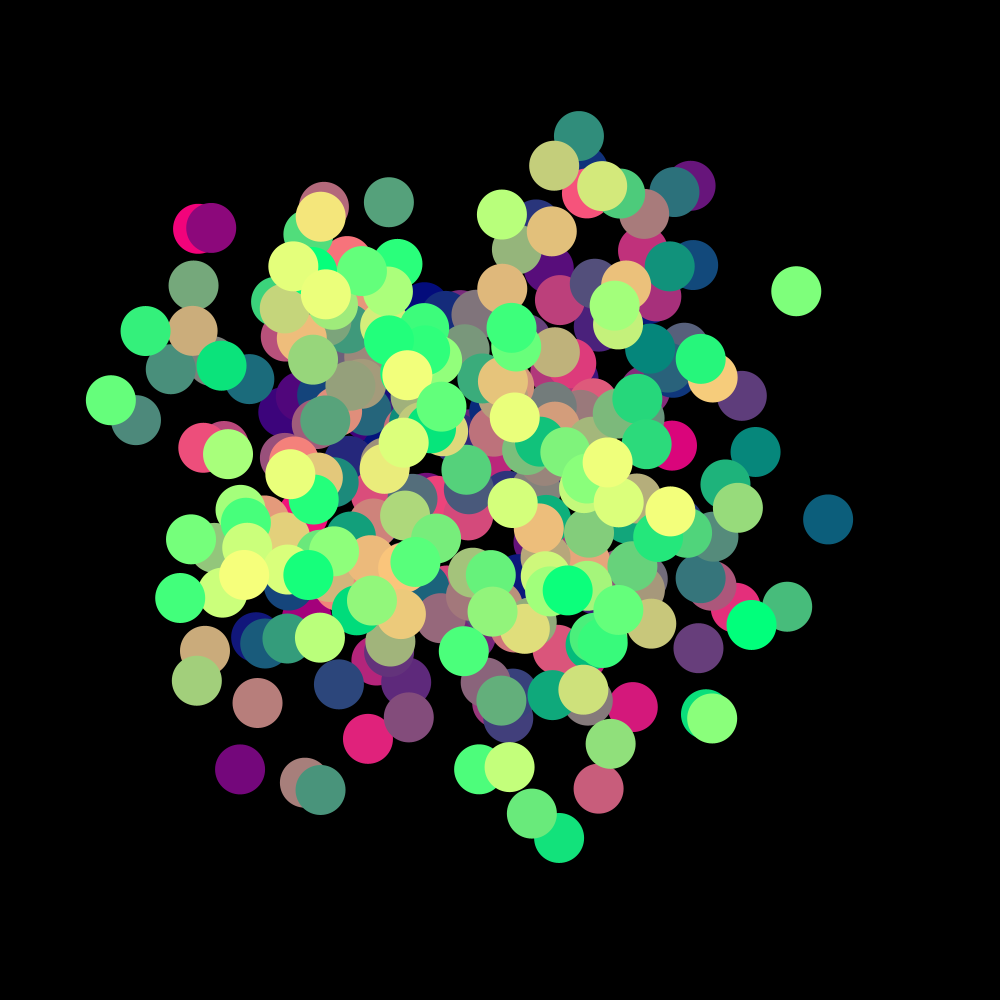
Frame 1 (no input)
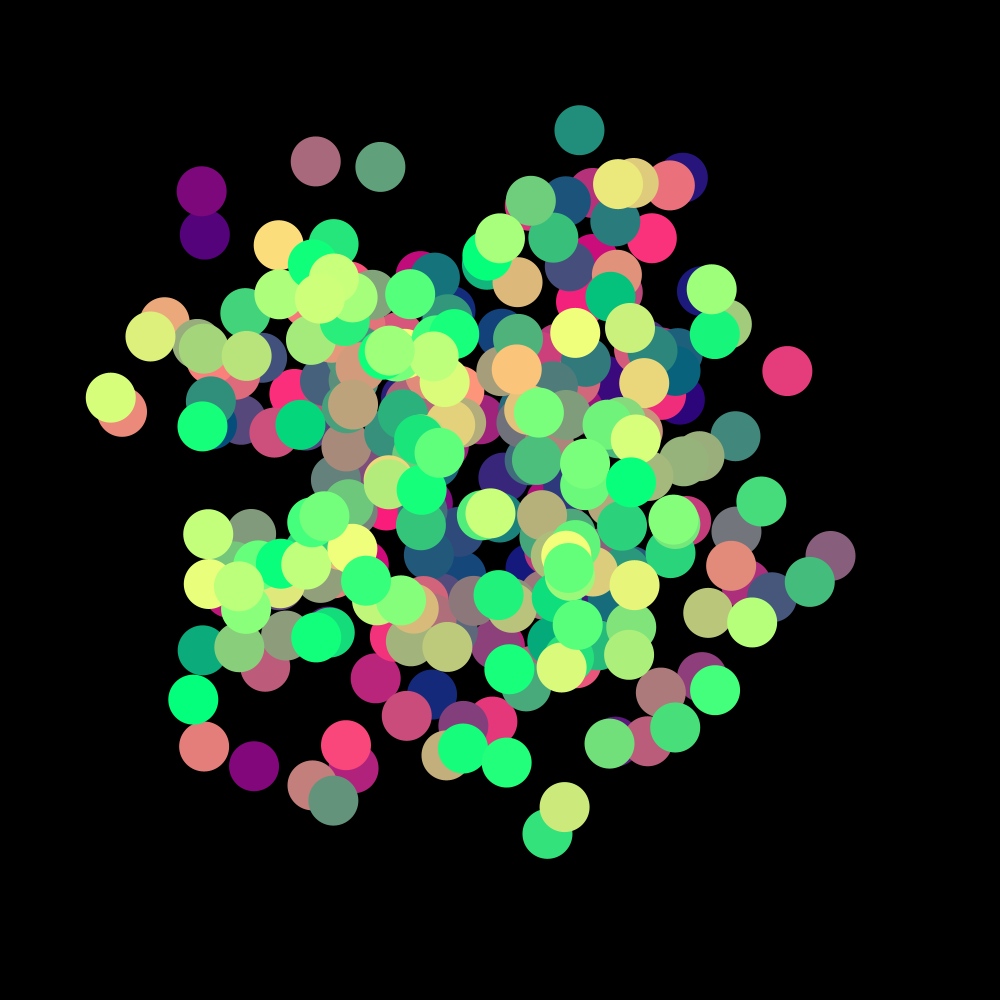
Frame 60 (the mouse pressed at the canvas centre just before this capture)
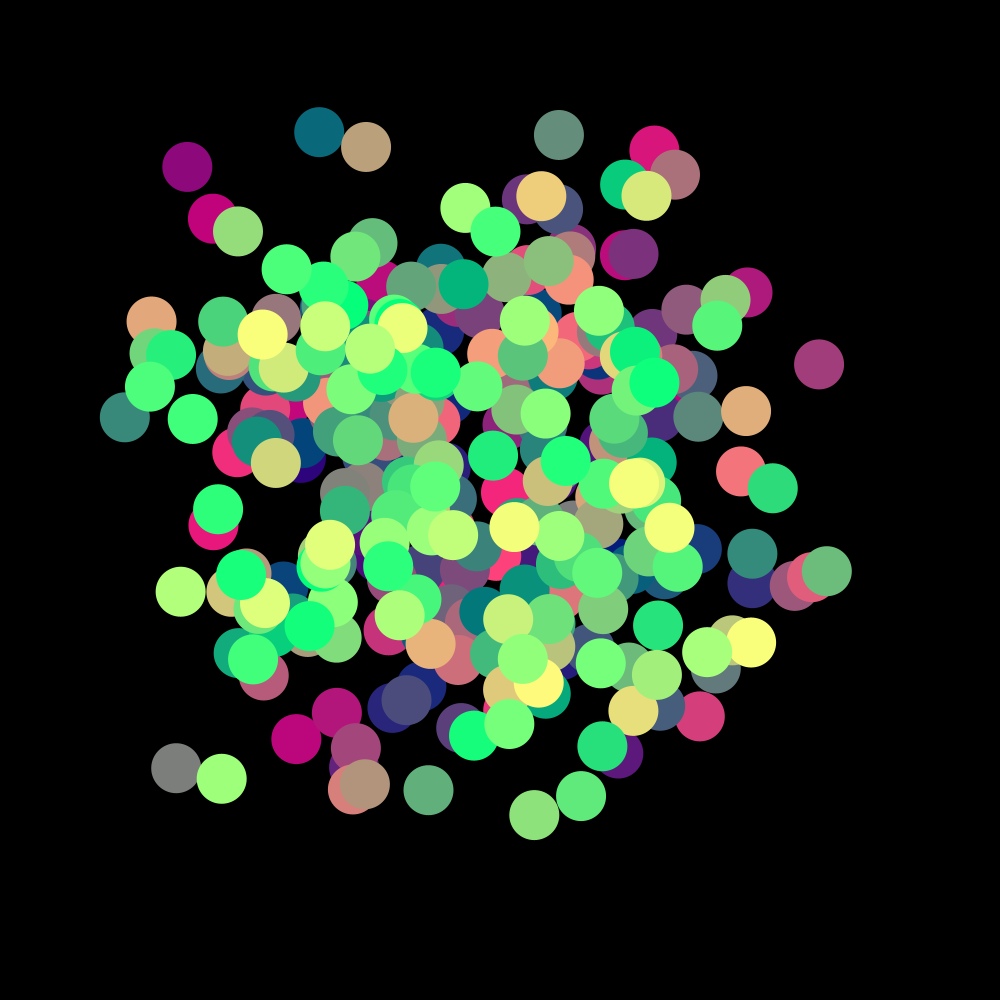
Frame 120 (the mouse held since frame 60 and released just before this capture)

The Processing sketch that drew these frames (run headless with seeded random() and noise(); from frame 60 on, the mouse is pressed at the canvas centre):

// Processing sketch: MagicWorms
// ── MagicWorms.pde
float x, y;
void setup() {
  size(1000, 1000);
}
void draw() {
  background(0);
  makeMagical();
  for (int i = 1; i <= 300; i++) {
    fill(random(0, 255), i, 123);
    ellipse(getWormX(i), getWormY(i), 50, 50);
  }
}
float frequency = .001;
float noiseInterval = PI;

void makeMagical() {
  fill( 0, 0, 0, 10 );
  rect(0, 0, width, height);
  noStroke();
}

float getWormX(int i) {
  return map(noise(i*noiseInterval + frameCount * frequency), 0, 1, 0, width);
}

float getWormY(int i) {
  return map(noise(i*noiseInterval+1 + frameCount * frequency), 0, 1, 0, height);
}
//random(100,255), random(100,255)
